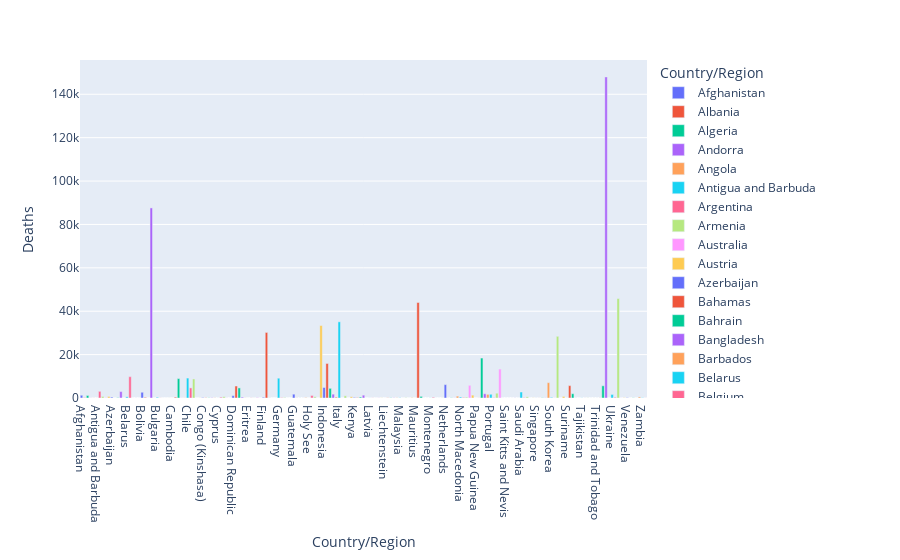

Notebook code cell kept with this figure:
### Code cell
kf = df.groupby('Country/Region')['Deaths'].sum()
px.bar(kf,x=kf.index,y='Deaths',color = kf.index)
